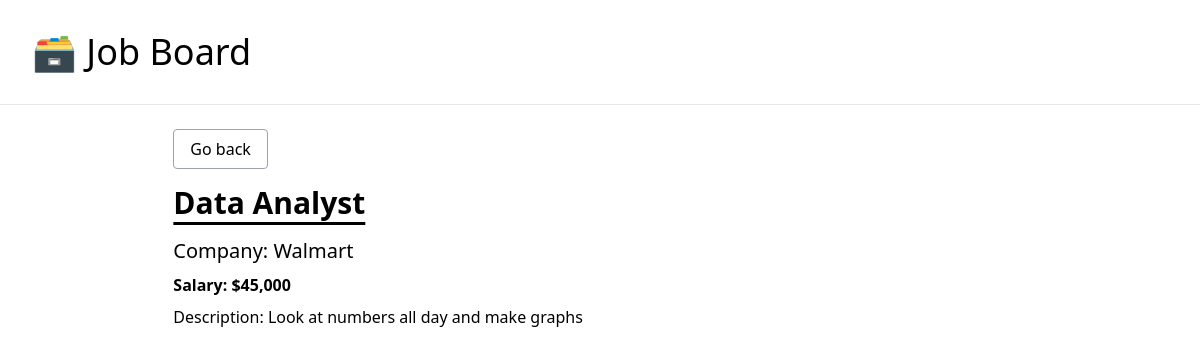
The page /job/4/ on the database its author committed.
### job_board/models.py (models this page shows, shortened)
class JobPosting(models.Model):
	title = models.CharField(max_length=50)
	description = models.TextField()
	company = models.CharField(max_length=100)
	salary = models.IntegerField()
	is_active = models.BooleanField(default=False)

### job_board/views.py (the view)
# urls.py: path('job/<int:pk>/', job_detail, name='job-detail'),
def job_detail(request, pk):
	job_posting = get_object_or_404(JobPosting, pk=pk, is_active=True)
	context = {
		'posting': job_posting
	}
	return render(request, 'job_board/detail.html', context)

### job_board/templates/job_board/detail.html
{% extends 'job_board/_base.html' %}
{% load humanize %}
{% block content %}
<div class="w-10/12 mx-auto">
    <p class="pb-6"><a href="{% url 'home' %}" class="border border-gray-400 rounded px-4 py-2 hover:bg-gray-200">Go back</a></p>
    <h1 class="text-3xl font-semibold pb-4 underline underline-offset-8">{{posting.title}}</h1>
    <p class="pb-2 text-xl">Company: {{posting.company}}</p>
    <p class="pb-2 font-semibold">Salary: ${{posting.salary|intcomma}}</p>
    <p>Description: {{posting.description}}</p>
</div>
{% endblock content %}

### rows shown on the page
JobPosting: title "Data Analyst", company "Walmart", salary "45,000", description "Look at numbers all day and make graphs"
